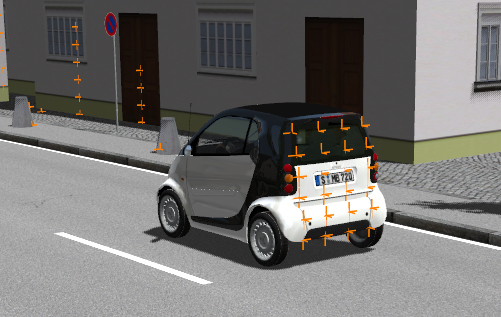
//> input picture project/opencv-tutorials/data/image.png, 501 x 317 px, given in place of image.jpg, which was not available
$ ./imageOperations   (built with g++ and OpenCV 4)
//> lines starting //> are read from the running program, lines starting //| are printed output that depends on the picture; pictures that were not available may be replaced by others from this repository, and a replacement may not be noted
#include <opencv2/core.hpp>
#include <opencv2/highgui.hpp>
#include <opencv2/imgproc.hpp>
#include <boost/filesystem/path.hpp>
#include <boost/filesystem.hpp>
#include <iostream>

// [101 lines left out: functions image_processing_, image_processing_bmp, not called in this run]

void sobel() {
    cv::Mat img = cv::imread("image.jpg");
//> img is the input picture: 317 rows x 501 cols, CV_8UC3; mean B, G, R 112.3, 113.9, 115.6
    cv::Mat grey;
    cv::cvtColor(img, grey, CV_BGR2GRAY);
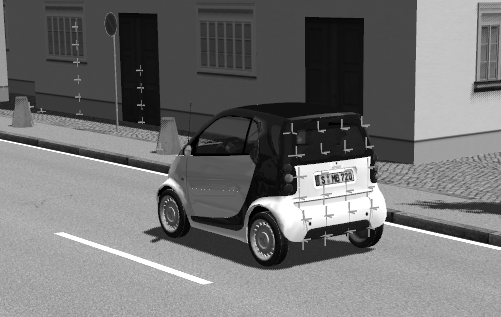
//> grey: 317 rows x 501 cols, CV_8UC1; min 0, max 255, mean 114.2

    cv::Mat sobelx;
    cv::Sobel(grey, sobelx, CV_32F, 1, 0);
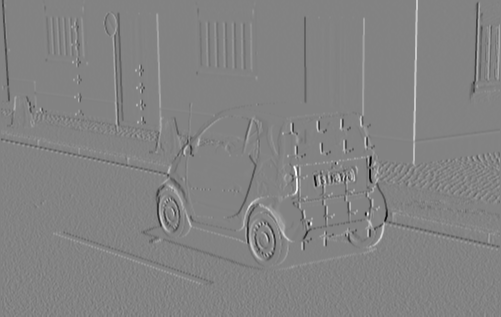
//> sobelx: 317 rows x 501 cols, CV_32FC1; min -942, max 892, mean -0.2; drawn with min black and max white

    double minVal, maxVal;
    cv::minMaxLoc(sobelx, &minVal, &maxVal); //find minimum and maximum intensities
//> minVal = -942; maxVal = 892
    cv::Mat draw;
    sobelx.convertTo(draw, CV_8U, 255.0/(maxVal - minVal), -minVal * 255.0/(maxVal - minVal));

    cv::namedWindow("image", CV_WINDOW_AUTOSIZE);
    cv::imshow("image", draw);
}

// [108 lines left out: function main, not called in this run]

// added to run one function of the file
int main() { sobel(); }

$ run again, with pics-dataset/Bild.jpg saved as project/opencv-tutorials/data/image.png
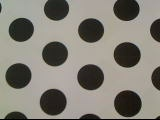
//> input picture pics-dataset/Bild.jpg, 160 x 120 px, given in place of image.jpg, which was not available
//> in sobel, img is the input picture: 120 rows x 160 cols, CV_8UC3; mean B, G, R 118.2, 127.1, 130.7
//> in sobel, `cv::Sobel(grey, sobelx, CV_32F, 1, 0);`:
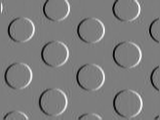
//> sobelx: 120 rows x 160 cols, CV_32FC1; min -569, max 585, mean -2.5; drawn with min black and max white
//> minVal = -569; maxVal = 585

$ run again, with pics-dataset/image2.JPG saved as project/opencv-tutorials/data/image.png
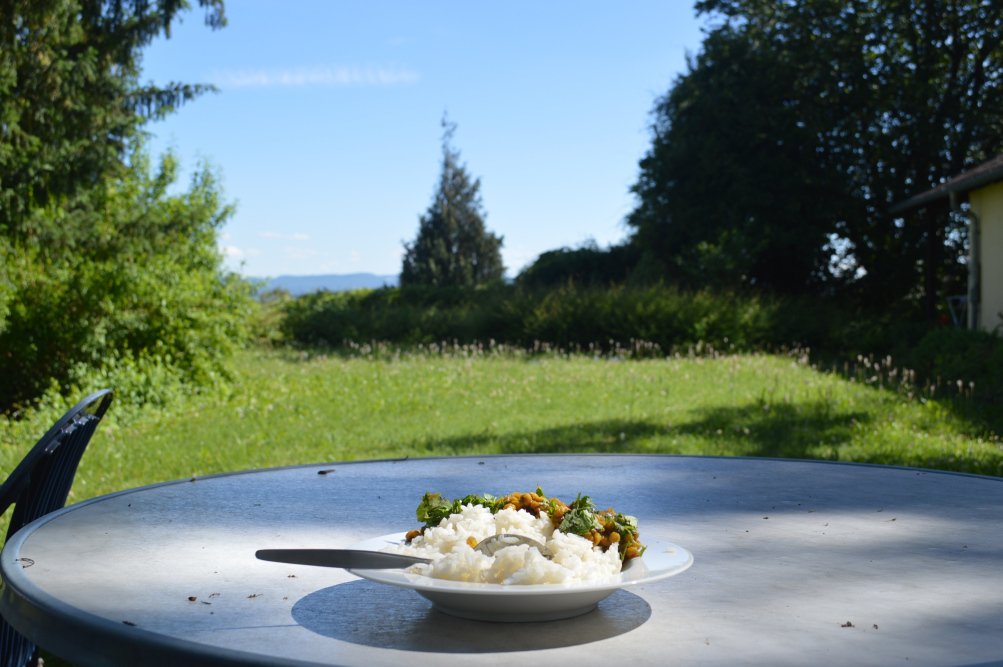
//> input picture pics-dataset/image2.JPG, 3008 x 2000 px, given in place of image.jpg, which was not available (shown at 1/3 size)
//> in sobel, img is the input picture: 2000 rows x 3008 cols, CV_8UC3; mean B, G, R 114.7, 121.7, 103.2
//> in sobel, `cv::cvtColor(img, grey, CV_BGR2GRAY);`:
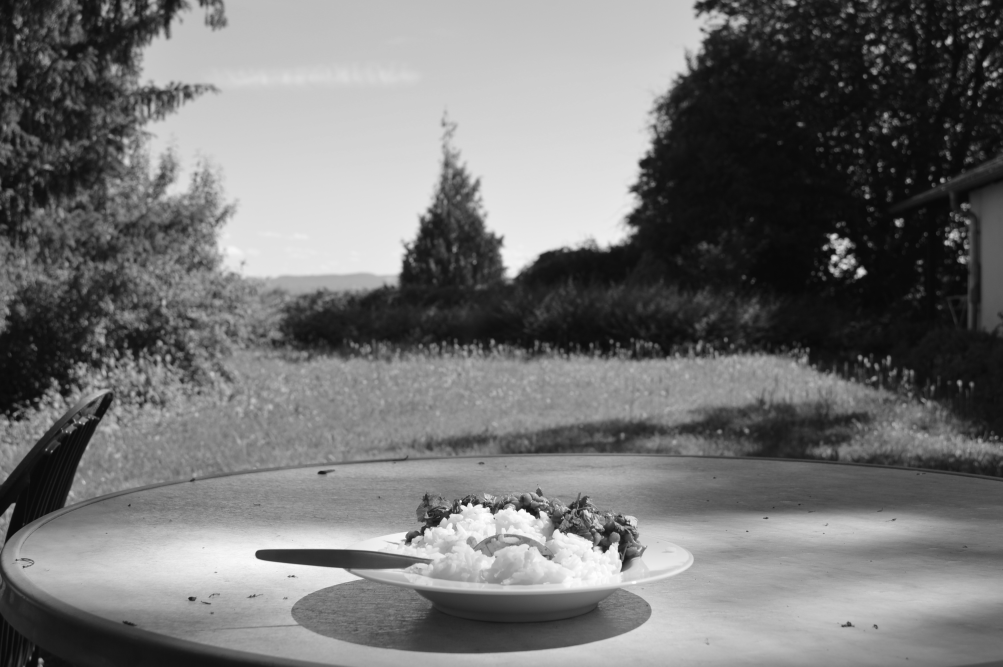
//> grey: 2000 rows x 3008 cols, CV_8UC1 (shown at 1/3 size); min 8, max 255, mean 115.4
//> in sobel, `cv::Sobel(grey, sobelx, CV_32F, 1, 0);`:
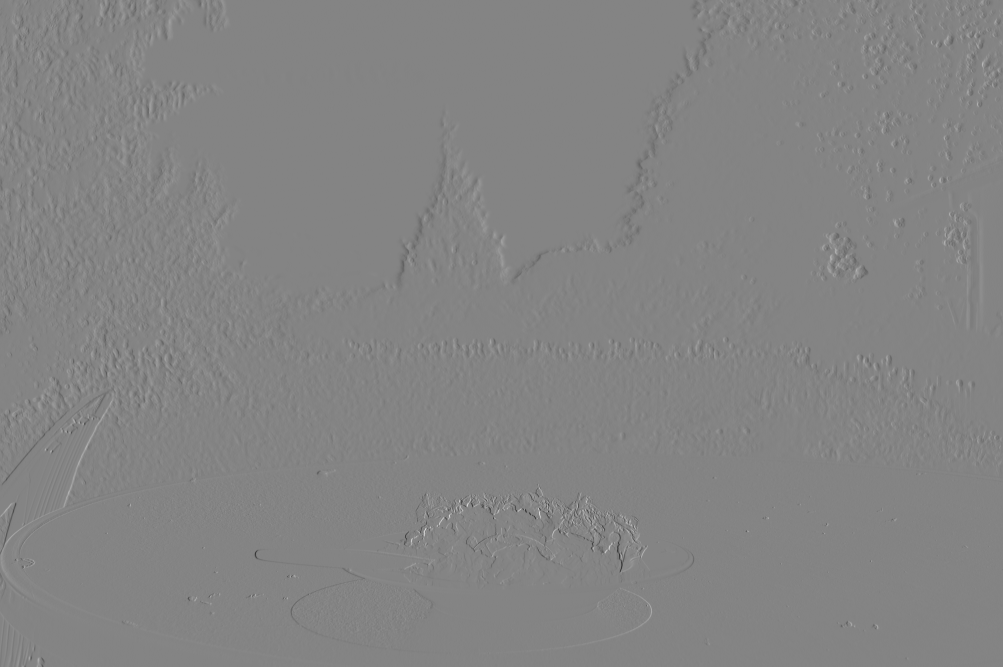
//> sobelx: 2000 rows x 3008 cols, CV_32FC1 (shown at 1/3 size); min -676, max 627, mean 0; drawn with min black and max white
//> minVal = -676; maxVal = 627
